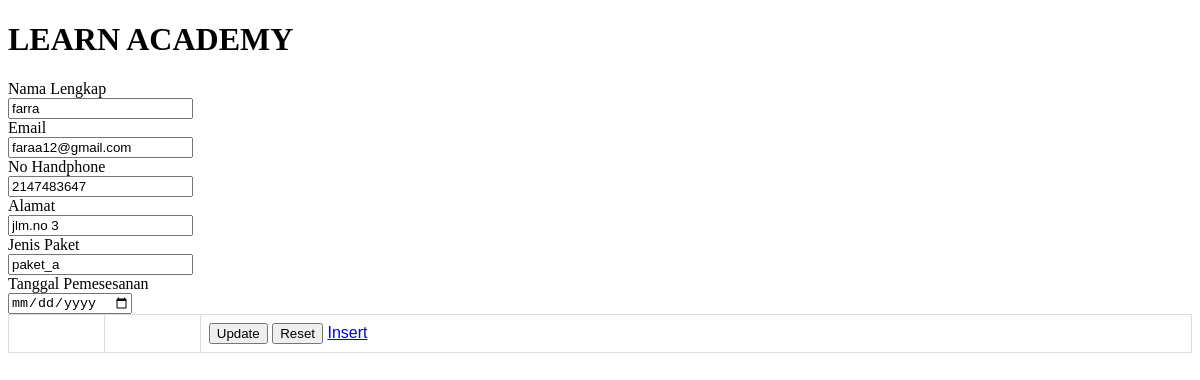
The page /update-process.php?id=3 on the database its author committed.
### tables this page shows
CREATE TABLE `tblpembelian` (
  `id` int(11) NOT NULL,
  `nama_pembeli` varchar(50) NOT NULL,
  `email_pembeli` varchar(50) NOT NULL,
  `phone` int(50) NOT NULL,
  `alamat_pembeli` varchar(50) NOT NULL,
  `jenis_paket` varchar(50) NOT NULL,
  `tanggal_pemesanan` datetime(6) NOT NULL
);

### update-process.php (the view, shortened to what this page needs)
<?php
include "koneksi1.php";
$result = mysqli_query($conn,"SELECT * FROM tblpembelian WHERE id='". $_GET['id']."'");
$row = mysqli_fetch_array($result);
?>
<!DOCTYPE html>
<html>
<head>
	<link rel="stylesheet" type="text/css" href="tabel.css">
</head>
<body>
<h1>LEARN ACADEMY</h1>
<form action="" method="POST">
		<table>
				<div class="row mb-2">
					<label class="col-sm-2 col-form-label">Nama Lengkap</label>
					<div class="col-sm-10">
						<input type="text" class="form-control" name="nama_pembeli"
							value="<?php echo $row['nama_pembeli']?>">
					</div>
				</div>
				<div class="row mb-2">
					<label class="col-sm-2 col-form-label">Email</label>
					<div class="col-sm-10">
						<input type="email" class="form-control" name="email_pembeli"
							value="<?php echo $row['email_pembeli']?>">
					</div>
				</div>
				<div class="row mb-2">
					<label class="col-sm-2 col-form-label">No Handphone</label>
					<div class="col-sm-10">
						<input type="number" class="form-control" name="phone" value="<?php echo $row['phone']?>">
					</div>
				</div>
				<div class="row mb-2">
					<label class="col-sm-2 col-form-label">Alamat</label>
					<div class="col-sm-10">
						<input type="text" class="form-control" name="alamat_pembeli"
							value="<?php echo $row['alamat_pembeli']?>">
					</div>
				</div>
				<div class="row mb-2">
					<label class="col-sm-2 col-form-label">Jenis Paket</label>
					<div class="col-sm-10">
						<input type="text" class="form-control" name="jenis_paket"
							value="<?php echo $row['jenis_paket']?>">
					</div>
				</div>
				<div class="row mb-2">
					<label class="col-sm-2 col-form-label">Tanggal Pemesesanan</label>
					<div class="col-sm-10">
						<input type="date" class="form-control" name="tanggal_pemesanan"
							value="<?php echo $row['tanggal_pemesanan']?>">
					</div>
				</div>
			<tr>
				<td></td>
				<td></td>
				<td>
				<button type="submit" class="btn btn-primary" name="update">Update</button>
				<button type="reset" class="btn btn-primary" name="save">Reset</button>
				<a href="pembelian.php?id=<?php echo $row["id"]; ?>">Insert</a></td>
			</tr>
		</table>
	</form>
</body>
</html>

### tabel.css (style rules this page uses)
table { font-family: arial, sans-serif; border-collapse: collapse; width: 100%; }
td, th { border: 1px solid #dddddd; text-align: left; padding: 8px; }

### rows shown on the page
tblpembelian: nama_pembeli "farra", email_pembeli "faraa12@gmail.com", phone "2147483647", alamat_pembeli "jlm.no 3", jenis_paket "paket_a"
